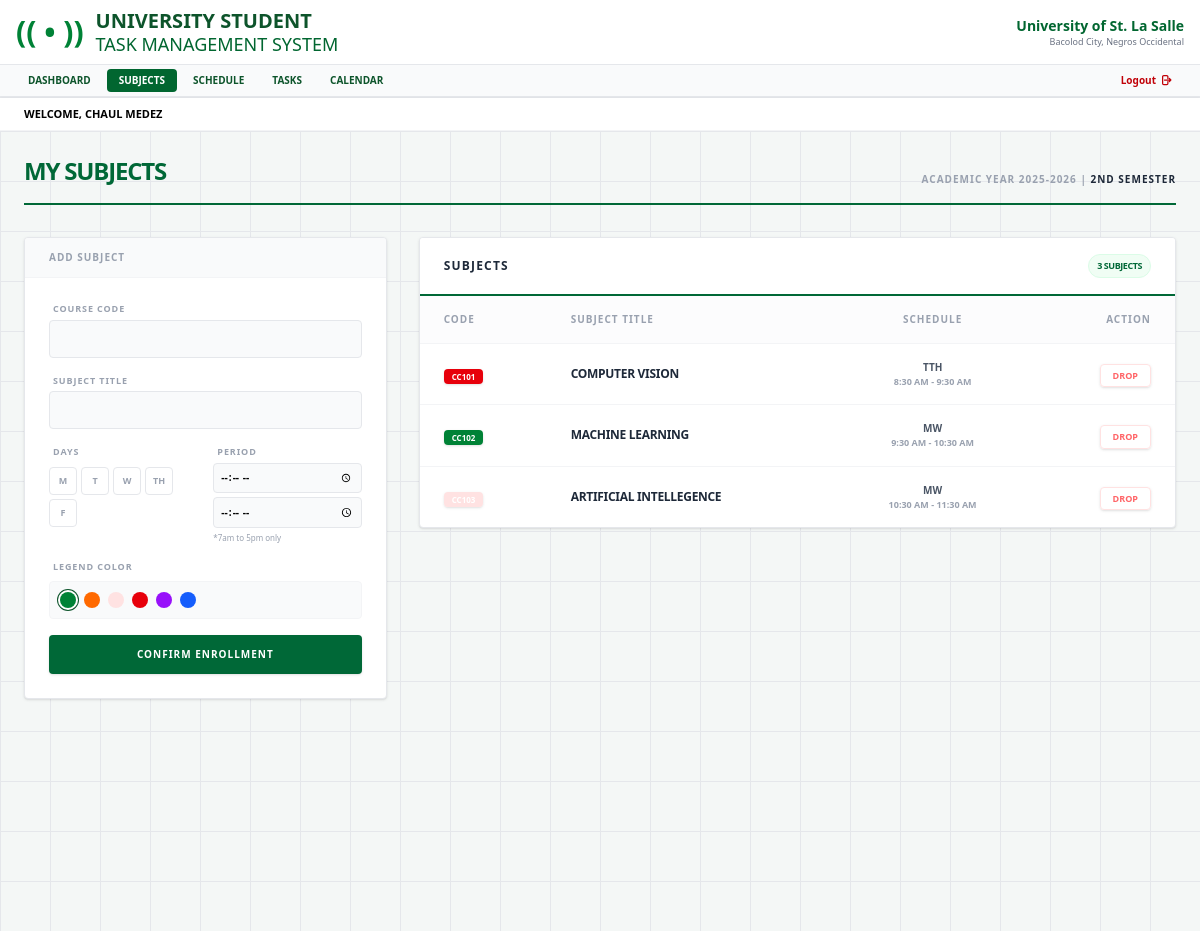
/subjects/ (signed in), run on an earlier commit of the app's database.
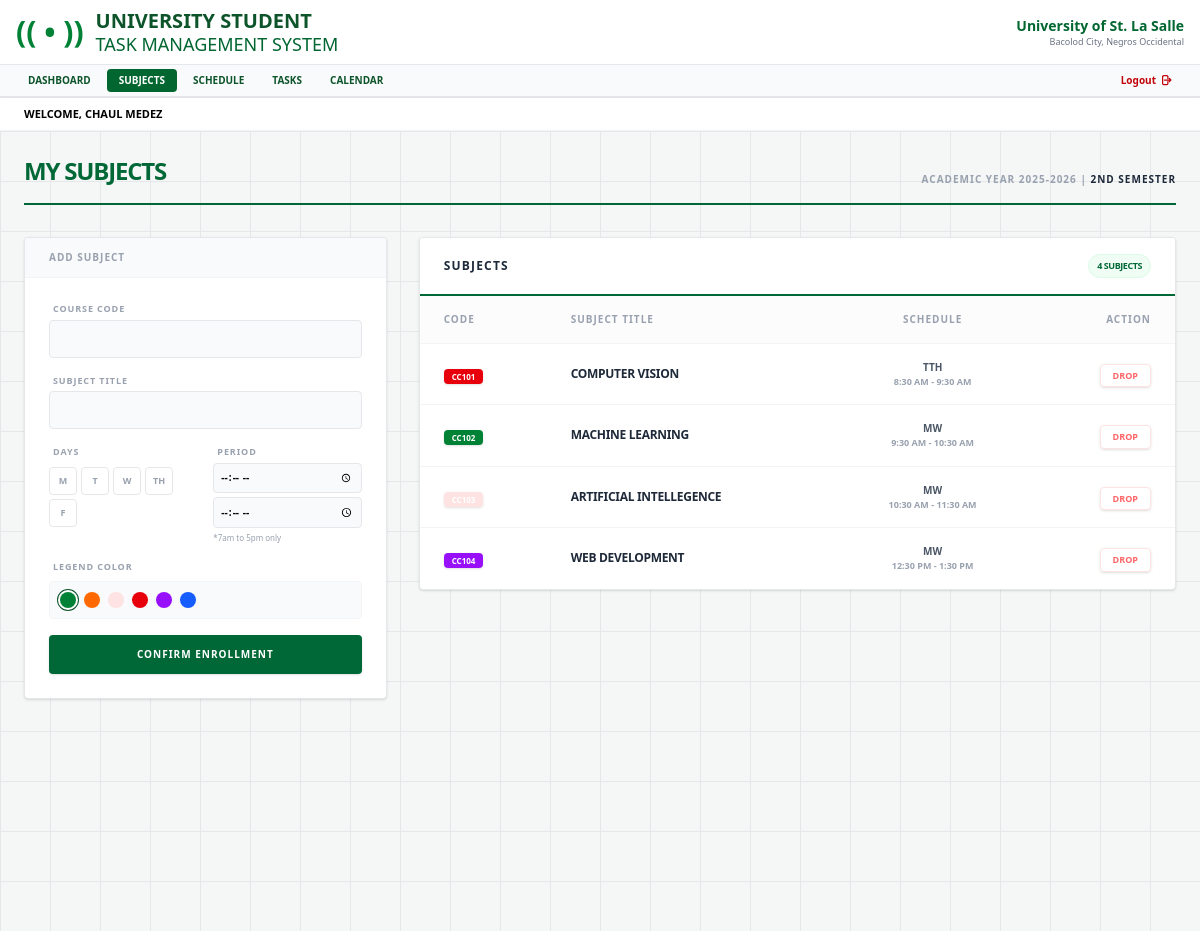
And on a later commit of the database.
### assignmenttracker/models.py (models this page shows, shortened)
class Subject(models.Model):
    user = models.ForeignKey(User, on_delete=models.CASCADE)
    code = models.CharField(max_length=20)
    name = models.CharField(max_length=100)
    days = models.CharField(max_length=20)
    start_time = models.TimeField()
    end_time = models.TimeField()
    color = models.CharField(max_length=20, default='bg-green-700')

### assignmenttracker/views.py (the view, shortened to what this page needs)
# urls.py: path('subjects/', views.subject_list, name='subject_list'),
@login_required
def subject_list(request):
    subjects = Subject.objects.filter(user=request.user)
    return render(request, 'assignmenttracker/subjects.html', {'subjects': subjects})

### assignmenttracker/templates/assignmenttracker/subjects.html (shortened to what this page needs)
{% extends 'base.html' %}
{% load static %}
{% block content %}
<div class="bg-[#f4f7f6] min-h-screen p-6" style="background-image: linear-gradient(#e5e7eb 1px, transparent 1px), linear-gradient(90deg, #e5e7eb 1px, transparent 1px); background-size: 50px 50px;">
    <div class="max-w-6xl mx-auto">
        <div class="flex flex-col md:flex-row justify-between items-end border-b-2 border-[#006837] pb-4 mb-8">
            <div>
                <h2 class="text-2xl font-black text-[#006837] uppercase tracking-tighter">MY SUBJECTS</h2>
            </div>
            <div class="text-right hidden md:block">
                <p class="text-[10px] font-black text-gray-400 uppercase tracking-widest">Academic Year 2025-2026 | <span class="text-gray-800">2nd Semester</span></p>
            </div>
        </div>
        <div class="grid grid-cols-1 lg:grid-cols-3 gap-8">
            <div class="lg:col-span-1">
                <div class="bg-white rounded shadow-sm border border-gray-200 overflow-hidden">
                    <div class="bg-gray-50 px-6 py-3 border-b border-gray-100">
                        <h3 class="text-[10px] font-black text-gray-400 uppercase tracking-widest">Add Subject</h3>
                    </div>
                    <form method="POST" class="p-6 space-y-4">
                        <div>
                            <label class="block text-[9px] font-black text-gray-400 uppercase mb-1 ml-1 tracking-widest">Course Code</label>
                            <input type="text" name="code" class="w-full p-2.5 bg-gray-50 border border-gray-200 rounded text-xs font-bold text-gray-700 outline-none focus:border-green-600 transition-colors uppercase" required>
                        </div>
                        <div>
                            <label class="block text-[9px] font-black text-gray-400 uppercase mb-1 ml-1 tracking-widest">Subject Title</label>
                            <input type="text" name="name" class="w-full p-2.5 bg-gray-50 border border-gray-200 rounded text-xs font-bold text-gray-700 outline-none focus:border-green-600 transition-colors uppercase" required>
                        </div>
                        <div class="grid grid-cols-2 gap-4">
                            <div>
                                <label class="block text-[9px] font-black text-gray-400 uppercase mb-2 ml-1 tracking-widest">Days</label>
                                <div class="flex flex-wrap gap-1">
                                    <button type="button" onclick="toggleDay('M', this)" class="w-7 h-7 rounded border border-gray-200 text-gray-400 font-black text-[9px] flex items-center justify-center hover:border-green-600 transition-all uppercase">M</button>
                                    <button type="button" onclick="toggleDay('T', this)" class="w-7 h-7 rounded border border-gray-200 text-gray-400 font-black text-[9px] flex items-center justify-center hover:border-green-600 transition-all uppercase">T</button>
                                    <button type="button" onclick="toggleDay('W', this)" class="w-7 h-7 rounded border border-gray-200 text-gray-400 font-black text-[9px] flex items-center justify-center hover:border-green-600 transition-all uppercase">W</button>
                                    <button type="button" onclick="toggleDay('TH', this)" class="w-7 h-7 rounded border border-gray-200 text-gray-400 font-black text-[9px] flex items-center justify-center hover:border-green-600 transition-all uppercase">TH</button>
                                    <button type="button" onclick="toggleDay('F', this)" class="w-7 h-7 rounded border border-gray-200 text-gray-400 font-black text-[9px] flex items-center justify-center hover:border-green-600 transition-all uppercase">F</button>
                                </div>
                            </div>
                            <div>
                                <label class="block text-[9px] font-black text-gray-400 uppercase mb-1 ml-1 tracking-widest">Period </label>
                                <input type="time" name="start_time" min="07:00" max="18:00" step="1800" class="time-limit w-full p-1.5 bg-gray-50 border border-gray-200 rounded text-[10px] font-bold mb-1" required>
                                <input type="time" name="end_time" min="07:00" max="18:00" step="1800" class="time-limit w-full p-1.5 bg-gray-50 border border-gray-200 rounded text-[10px] font-bold" required>
                                <p class="text-[8px] text-gray-400 mt-1">*7am to 5pm only</p>
                            </div>
                        </div>
                        <div>
                            <label class="block text-[9px] font-black text-gray-400 uppercase mb-2 ml-1 tracking-widest">Legend Color</label>
                            <div class="flex flex-wrap gap-2 p-2.5 bg-gray-50 rounded border border-gray-100">
                                <button type="button" onclick="selectColor('bg-green-100', this)" class="color-btn w-4 h-4 rounded-full bg-green-700 ring-offset-2 ring-1 ring-green-900"></button>
                                <button type="button" onclick="selectColor('bg-orange-500', this)" class="color-btn w-4 h-4 rounded-full bg-orange-500"></button>
                                <button type="button" onclick="selectColor('bg-red-100', this)" class="color-btn w-4 h-4 rounded-full bg-red-100"></button>
                                <button type="button" onclick="selectColor('bg-red-600', this)" class="color-btn w-4 h-4 rounded-full bg-red-600"></button>
                                <button type="button" onclick="selectColor('bg-purple-600', this)" class="color-btn w-4 h-4 rounded-full bg-purple-600"></button>
                                <button type="button" onclick="selectColor('bg-blue-600', this)" class="color-btn w-4 h-4 rounded-full bg-blue-600"></button>
                            </div>
                        </div>
                        <button type="submit" class="w-full py-3 bg-[#006837] text-white font-black uppercase text-[10px] rounded shadow-sm hover:bg-green-800 transition-all tracking-widest">
                            Confirm Enrollment
                        </button>
                    </form>
                </div>
            </div>
            <div class="lg:col-span-2 space-y-6">
                <div class="bg-white rounded shadow-sm border border-gray-200 overflow-hidden">
                    <div class="px-6 py-4 bg-white border-b-2 border-[#006837] flex justify-between items-center">
                        <div>
                            <h3 class="text-xs font-black text-gray-800 uppercase tracking-widest leading-none">Subjects</h3>
                        </div>
                        <span class="bg-green-50 text-[#006837] text-[9px] px-2 py-1 rounded-full border border-green-100 font-black uppercase tracking-tighter">
                            {{ subjects.count }} Subjects
                        </span>
                    </div>
                    <table class="w-full text-left">
                        <thead>
                            <tr class="text-[10px] font-black text-gray-400 uppercase tracking-widest border-b border-gray-100">
                                <th class="px-6 py-4 bg-gray-50/50">Code</th>
                                <th class="px-6 py-4 bg-gray-50/50">Subject Title</th>
                                <th class="px-6 py-4 text-center bg-gray-50/50">Schedule</th>
                                <th class="px-6 py-4 text-right bg-gray-50/50">Action</th>
                            </tr>
                        </thead>
                        <tbody class="divide-y divide-gray-100">
                            {% for s in subjects %}
                            <tr class="hover:bg-green-50/20 transition-colors group">
                                <td class="px-6 py-4">
                                    <span class="{{ s.color }} text-white text-[8px] px-2 py-0.5 rounded font-black uppercase shadow-sm">
                                        {{ s.code }}
                                    </span>
                                </td>
                                <td class="px-6 py-4">
                                    <span class="text-xs font-bold text-gray-800 uppercase tracking-tight block">{{ s.name }}</span>
                                </td>
                                <td class="px-6 py-4 text-center">
                                    <span class="text-[10px] font-bold text-gray-600 uppercase block">{{ s.days }}</span>
                                    <span class="text-[9px] block text-gray-400 font-black">{{ s.start_time|time:"g:i A" }} - {{ s.end_time|time:"g:i A" }}</span>
                                </td>
                                <td class="px-6 py-4 text-right">
                                    <a href="{% url 'drop_subject' s.id %}"
                                       class="inline-block border border-red-100 text-red-400 hover:bg-red-600 hover:text-white px-3 py-1 rounded text-[9px] font-black uppercase transition-all shadow-sm active:transform active:scale-95"
                                       onclick="return confirm('Drop this subject?')">
                                         Drop
                                    </a>
                                </td>
                            </tr>
                            {% empty %}
                            <tr>
                                <td colspan="4" class="text-center py-16">
                                    <p class="text-[10px] text-gray-400 font-black uppercase tracking-widest italic">Enrollment Empty</p>
                                </td>
                            </tr>
                            {% endfor %}
                        </tbody>
                    </table>
                </div>
            </div>
        </div>
    </div>
</div>
{% endblock %}

### theme/templates/base.html (shortened to what this page needs)
{% load static tailwind_tags %}
<!DOCTYPE html>
<html lang="en">
<head>
    {% tailwind_css %}
</head>
<body class="bg-gray-100 font-sans leading-normal tracking-normal">
    <nav class="bg-white border-b border-gray-200">
        <div class="max-w-full px-4 py-2 flex justify-between items-center">
            <div class="flex items-center space-x-3">
                <div class="text-green-700 text-3xl font-bold">(( • ))</div>
                <div>
                    <h1 class="text-xl font-bold text-green-900 leading-tight uppercase">University Student</h1>
                    <h2 class="text-lg text-green-800 leading-tight uppercase">Task Management System</h2>
                </div>
            </div>
            <div class="flex items-center space-x-4">
                <div class="text-right hidden md:block">
                    <p class="text-green-800 font-bold text-sm">University of St. La Salle</p>
                    <p class="text-gray-500 text-xs text-[9px]">Bacolod City, Negros Occidental</p>
                </div>
            </div>
        </div>
        <div class="bg-gray-50 border-y border-gray-200">
            <div class="flex justify-between items-center px-4 py-1">
                <div class="flex space-x-1 text-[10px] font-bold uppercase text-purple-900 whitespace-nowrap overflow-x-auto">
                    <a href="{% url 'dashboard' %}" class="px-3 py-1 {% if request.resolver_match.url_name == 'dashboard' %}bg-green-800 text-white{% else %}hover:bg-green-700 hover:text-white text-green-900{% endif %} rounded transition-colors">Dashboard</a>
                    <a href="{% url 'subject_list' %}" class="px-3 py-1 {% if request.resolver_match.url_name == 'subject_list' %}bg-green-800 text-white{% else %}hover:bg-green-700 hover:text-white text-green-900{% endif %} rounded transition-colors">Subjects</a>
                    <a href="{% url 'schedule' %}" class="px-3 py-1 {% if request.resolver_match.url_name == 'schedule' %}bg-green-800 text-white{% else %}hover:bg-green-700 hover:text-white text-green-900{% endif %} rounded transition-colors">Schedule</a>
                    <a href="{% url 'add_assignment' %}" class="px-3 py-1 {% if request.resolver_match.url_name == 'add_assignment' %}bg-green-800 text-white{% else %}hover:bg-green-700 hover:text-white text-green-900{% endif %} rounded transition-colors">Tasks</a>
                     <a href="{% url 'calendar_view' %}" class="px-3 py-1 {% if request.resolver_match.url_name == 'calendar_view' %}bg-green-800 text-white{% else %}hover:bg-green-700 hover:text-white text-green-900{% endif %} rounded transition-colors">Calendar</a>
                </div>
                <div class="flex text-[10px] font-bold uppercase">
                    <form action="{% url 'logout' %}" method="post" class="inline">
                        <button type="submit" class="px-3 py-1 text-red-700 hover:bg-red-700 hover:text-white rounded transition-all flex items-center space-x-1">
                            <span>Logout</span>
                        </button>
                    </form>
                </div>
            </div>
        </div>
    </nav>
    <div class="bg-white px-6 py-2 border-b border-gray-100 shadow-sm">
        <p class="text-[11px] font-black text-black uppercase">
            Welcome, {{ user.first_name }} {{ user.last_name|default:"ALEAH JELEIN CORDOVA AREVALO" }}
        </p>
    </div>
    <main>
        {% block content %}
        {% endblock %}
    </main>
</body>
</html>

What changed in the data, as far as the page shows it:
added Subject: code "CC104", name "WEB DEVELOPMENT", days "MW", start_time "12:30 PM", end_time "1:30 PM"
Also different on the page:
{{ subjects.count }}: "3" → "4"
